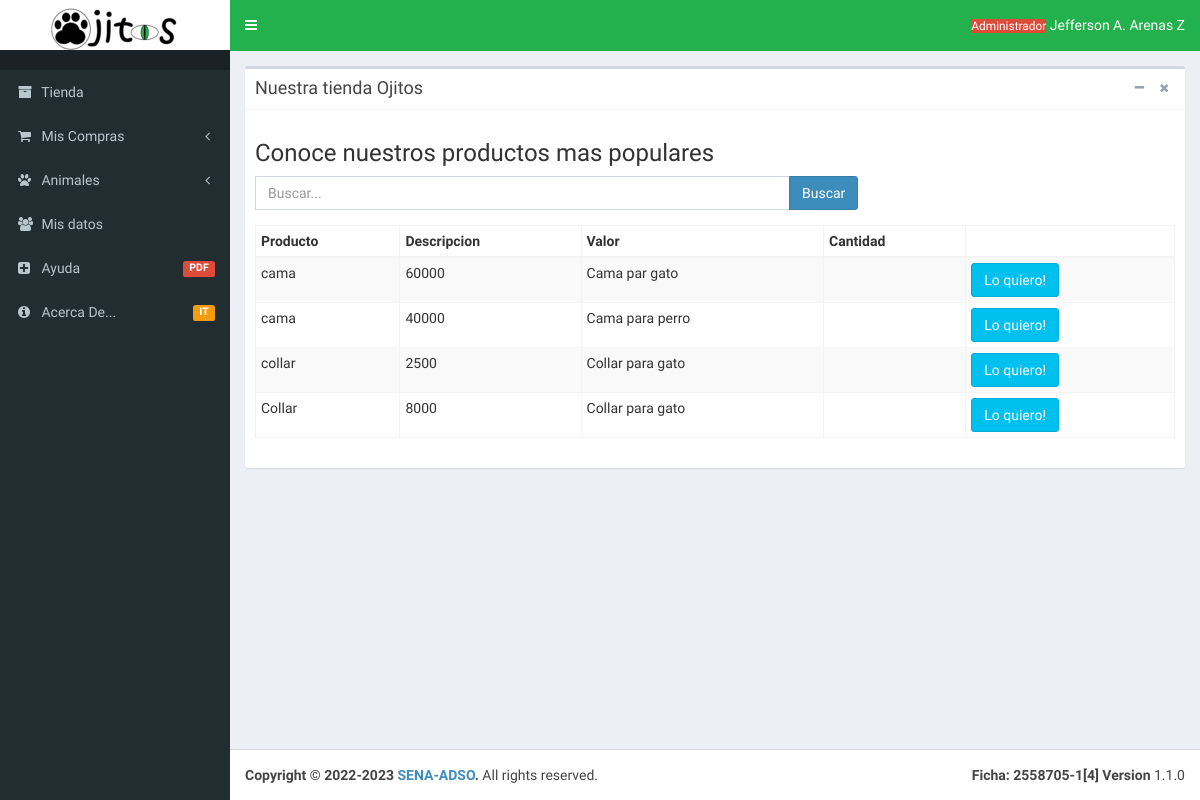
Page /Vista/html/Dashboard/Productos/productoClienteListado.php on the earlier database version.
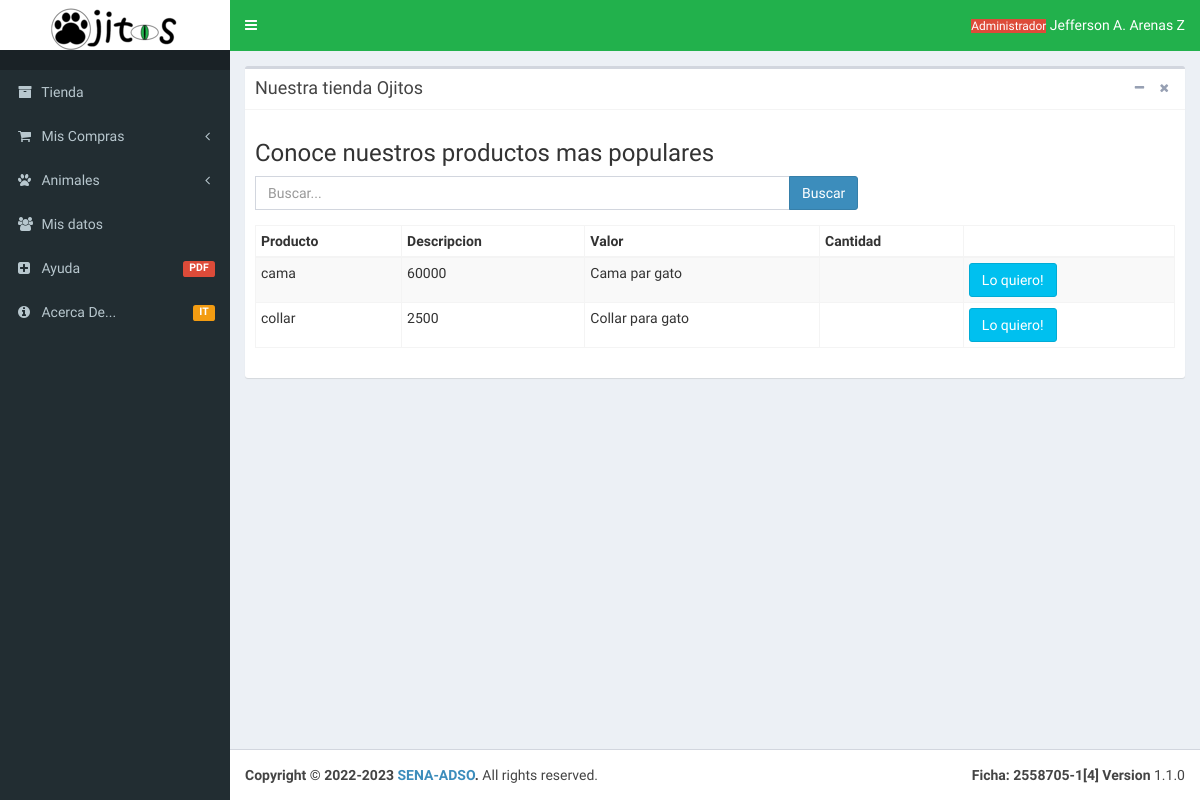
Same page on the later database version.
### tables this page shows
CREATE TABLE `producto` (
  `idProducto` int(11) NOT NULL AUTO_INCREMENT,
  `nombreProducto` varchar(50) NOT NULL,
  `valorProducto` decimal(65,0) NOT NULL,
  `stockProducto` int(100) NOT NULL,
  `descripcionProducto` text NOT NULL,
  PRIMARY KEY (`idProducto`)
);

### Vista/html/Dashboard/Productos/productoClienteListado.php (the view, shortened to what the changed rows need)
<!DOCTYPE html>
<html>
<?php
    include 'C:\xampp\htdocs\Ojitos\Vista\html\HeaderSlider\headall.php';
    ?>
   <body class="hold-transition skin-blue sidebar-mini">
    <div class="wrapper">
       <?php
    include 'C:\xampp\htdocs\Ojitos\Vista\html\HeaderSlider\headerall.php';
    include 'C:\xampp\htdocs\Ojitos\Vista\html\HeaderSlider\slidermenuCliente.php';
    ?>
      <div class="content-wrapper">
        <section class="content">
          <div class="row">
            <div class="col-md-12">
              <div class="box">
                <div class="box-body">
                 <div class="row">
                  <div class="col-md-12">
                    <div class="row">
                      <div class="col-lg-12 col-md-12 col-sm-12 col-xs-12">
                        <div class="table-responsive">
                          <table class="table table-striped table-bordered table-condensed table-hover">
                            <thead>
                              <th>Producto</th>
                              <th>Descripcion</th>
                              <th>Valor</th>
                              <th>Cantidad</th>
                              <th></th>
                            </thead>
                            <?php
                        $inc = include("Conexion.php");
                            if ($inc) {
                                if (isset($_POST["enviar"])) {
                                  $buscar = $_POST["textbox"];
                                  $Result = "CALL BuscarListaProductoCliente ('%$buscar%')";
                                  $buscarResult= mysqli_query($conexion, $Result);
                                    while ($row = $buscarResult->fetch_array()) {
                                      $nombreProducto = $row["nombreProducto"];
                                      $valorProducto = $row["valorProducto"];
                                      $descripcionProducto = $row["descripcionProducto"];
                                        ?>
                                        <tr>
                                           <td><?php echo $nombreProducto ?>  </td>
                                            <td><?php echo $valorProducto ?>  </td>
                                            <td><?php echo $descripcionProducto ?></td>
                                            <td></td>
                                            <td>
                                                <a href="adopadmlistadoEditar.php?id=<?php echo $row ['nombreProducto'];?>"><button class="btn btn-info">Lo quiero!</button></a>
                                            </td>
                                        </tr>
            <?php
                                }}else{
                                  $traer = "CALL ListaProductoCliente()";
                                  $resultado = mysqli_query($conexion, $traer);
                                 if ($resultado) {
                                    while ($row = $resultado->fetch_array()) {
                                      $nombreProducto = $row["nombreProducto"];
                                      $valorProducto = $row["valorProducto"];
                                      $descripcionProducto = $row["descripcionProducto"];
                                        ?>
                                        <tr>
                                            <td><?php echo $nombreProducto ?>  </td>
                                            <td><?php echo $valorProducto ?>  </td>
                                            <td><?php echo $descripcionProducto ?></td>
                                            <td></td>
                                            <td>
                                                <a href="adopadmlistadoEditar.php?id=<?php echo $row ['nombreProducto'];?>"><button class="btn btn-info">Lo quiero!</button></a>
                                            </td>
                                        </tr>
            <?php
                                }}}
        ?>
                                  </table>
                                    <?php
                        }
                            ?>
                        </div>
                      </div>
                    </div>
                  </div>
                </div>
              </div>
            </div>
          </div>
        </div>
      </div>
    </div>
<?php
    include 'C:\xampp\htdocs\Ojitos\Vista\html\HeaderSlider\footer.php';
    ?>
</body>
</html>

Differences in the rows shown:
removed producto: nombreProducto "cama", valorProducto "40000", descripcionProducto "Cama para perro"
removed producto: nombreProducto "Collar", valorProducto "8000", descripcionProducto "Collar para gato"
